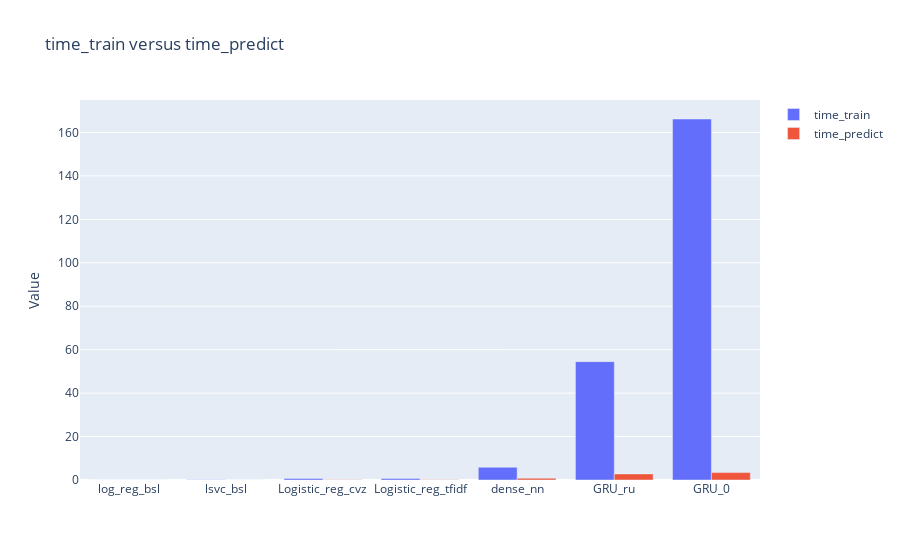

The cell this chart's notebook holds for it:
### Code cell
# time_train and time_predict comparison
stack_barplot(data_short, "time_train", "time_predict")

### Figure 1 — Plotly figure (JSON) as saved in the notebook; plotly's stock layout.template omitted (floating-point values rounded to 4 significant figures)
{"data": [{"name": "time_train", "offsetgroup": "0", "type": "bar", "x": ["log_reg_bsl", "lsvc_bsl", "Logistic_reg_cvz", "Logistic_reg_tfidf", "dense_nn", "GRU_ru", "GRU_0"], "y": [0.02792, 0.1377, 0.7337, 0.7337, 5.863, 54.5, 166.2]}, {"name": "time_predict", "offsetgroup": "1", "type": "bar", "x": ["log_reg_bsl", "lsvc_bsl", "Logistic_reg_cvz", "Logistic_reg_tfidf", "dense_nn", "GRU_ru", "GRU_0"], "y": [0.0003963, 0.0003321, 0.07578, 0.07578, 0.8079, 2.797, 3.417]}], "layout": {"title": {"text": "time_train versus time_predict"}, "yaxis": {"title": {"text": "Value"}}}}
